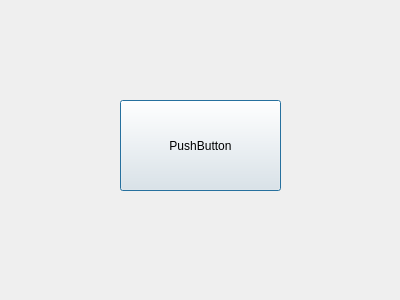
<?xml version="1.0" encoding="UTF-8"?>
<ui version="4.0">
 <class>Dialog</class>
 <widget class="QDialog" name="Dialog">
  <property name="geometry">
   <rect>
    <x>0</x>
    <y>0</y>
    <width>400</width>
    <height>300</height>
   </rect>
  </property>
  <property name="windowTitle">
   <string>Dialog</string>
  </property>
  <widget class="QPushButton" name="pushButton">
   <property name="geometry">
    <rect>
     <x>120</x>
     <y>100</y>
     <width>161</width>
     <height>91</height>
    </rect>
   </property>
   <property name="text">
    <string>PushButton</string>
   </property>
  </widget>
 </widget>
 <resources/>
 <connections/>
</ui>
